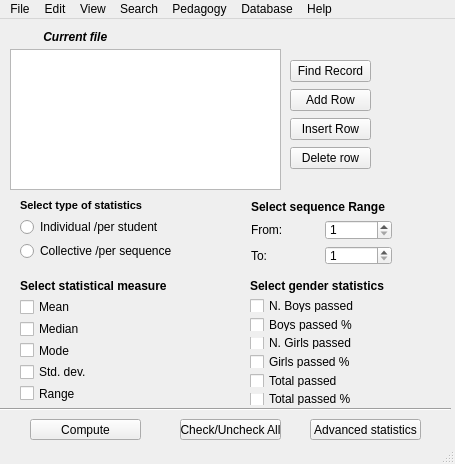
<?xml version="1.0" encoding="UTF-8"?>
<ui version="4.0">
 <class>MainWindow</class>
 <widget class="QMainWindow" name="MainWindow">
  <property name="geometry">
   <rect>
    <x>0</x>
    <y>0</y>
    <width>455</width>
    <height>464</height>
   </rect>
  </property>
  <property name="windowTitle">
   <string>Classroom Insights (Scores statistics)</string>
  </property>
  <property name="windowIcon">
   <iconset resource="../Resources/resources.qrc">
    <normaloff>:/icons/mainIcon.png</normaloff>:/icons/mainIcon.png</iconset>
  </property>
  <widget class="QWidget" name="centralwidget">
   <widget class="QTableWidget" name="tableWidgetMain">
    <property name="geometry">
     <rect>
      <x>10</x>
      <y>30</y>
      <width>271</width>
      <height>141</height>
     </rect>
    </property>
   </widget>
   <widget class="QLabel" name="label_curr_file">
    <property name="geometry">
     <rect>
      <x>10</x>
      <y>10</y>
      <width>271</width>
      <height>16</height>
     </rect>
    </property>
    <property name="font">
     <font>
      <weight>75</weight>
      <italic>true</italic>
      <bold>true</bold>
     </font>
    </property>
    <property name="text">
     <string>          Current file</string>
    </property>
   </widget>
   <widget class="QPushButton" name="pushButtonComp">
    <property name="geometry">
     <rect>
      <x>30</x>
      <y>400</y>
      <width>111</width>
      <height>21</height>
     </rect>
    </property>
    <property name="text">
     <string>Compute</string>
    </property>
    <property name="icon">
     <iconset resource="../Resources/resources.qrc">
      <normaloff>:/icons/calc.png</normaloff>:/icons/calc.png</iconset>
    </property>
   </widget>
   <widget class="QPushButton" name="pushButtonAdvStat">
    <property name="geometry">
     <rect>
      <x>310</x>
      <y>400</y>
      <width>111</width>
      <height>21</height>
     </rect>
    </property>
    <property name="text">
     <string>Advanced statistics</string>
    </property>
   </widget>
   <widget class="Line" name="line_2">
    <property name="geometry">
     <rect>
      <x>0</x>
      <y>380</y>
      <width>451</width>
      <height>21</height>
     </rect>
    </property>
    <property name="orientation">
     <enum>Qt::Horizontal</enum>
    </property>
   </widget>
   <widget class="QLabel" name="label_misc">
    <property name="geometry">
     <rect>
      <x>310</x>
      <y>0</y>
      <width>141</width>
      <height>20</height>
     </rect>
    </property>
    <property name="font">
     <font>
      <italic>true</italic>
     </font>
    </property>
    <property name="text">
     <string/>
    </property>
   </widget>
   <widget class="QWidget" name="layoutWidget">
    <property name="geometry">
     <rect>
      <x>20</x>
      <y>260</y>
      <width>161</width>
      <height>122</height>
     </rect>
    </property>
    <layout class="QGridLayout" name="gridLayout_BL">
     <item row="0" column="0">
      <widget class="QLabel" name="label_Select_meas">
       <property name="font">
        <font>
         <weight>75</weight>
         <bold>true</bold>
        </font>
       </property>
       <property name="text">
        <string>Select statistical measure</string>
       </property>
      </widget>
     </item>
     <item row="2" column="0">
      <layout class="QGridLayout" name="gridLayout">
       <item row="0" column="1">
        <widget class="QLabel" name="label_Mean">
         <property name="text">
          <string/>
         </property>
        </widget>
       </item>
       <item row="1" column="0">
        <widget class="QCheckBox" name="checkBoxMedian">
         <property name="text">
          <string>Median</string>
         </property>
        </widget>
       </item>
       <item row="0" column="0">
        <widget class="QCheckBox" name="checkBoxMean">
         <property name="text">
          <string>Mean</string>
         </property>
        </widget>
       </item>
       <item row="3" column="0">
        <widget class="QCheckBox" name="checkBoxStddev">
         <property name="text">
          <string>Std. dev.</string>
         </property>
        </widget>
       </item>
       <item row="2" column="1">
        <widget class="QLabel" name="label_Mode">
         <property name="text">
          <string/>
         </property>
        </widget>
       </item>
       <item row="3" column="1">
        <widget class="QLabel" name="label_Stdv">
         <property name="text">
          <string/>
         </property>
        </widget>
       </item>
       <item row="1" column="1">
        <widget class="QLabel" name="label_Median">
         <property name="text">
          <string/>
         </property>
        </widget>
       </item>
       <item row="2" column="0">
        <widget class="QCheckBox" name="checkBoxMode">
         <property name="text">
          <string>Mode</string>
         </property>
        </widget>
       </item>
       <item row="4" column="1">
        <widget class="QLabel" name="labelRange">
         <property name="text">
          <string/>
         </property>
        </widget>
       </item>
       <item row="4" column="0">
        <widget class="QCheckBox" name="checkBoxRange">
         <property name="text">
          <string>Range</string>
         </property>
        </widget>
       </item>
      </layout>
     </item>
     <item row="1" column="0">
      <spacer name="verticalSpacer">
       <property name="orientation">
        <enum>Qt::Vertical</enum>
       </property>
       <property name="sizeHint" stdset="0">
        <size>
         <width>20</width>
         <height>40</height>
        </size>
       </property>
      </spacer>
     </item>
    </layout>
   </widget>
   <widget class="QWidget" name="layoutWidget">
    <property name="geometry">
     <rect>
      <x>20</x>
      <y>180</y>
      <width>161</width>
      <height>61</height>
     </rect>
    </property>
    <layout class="QGridLayout" name="gridLayout_TL">
     <item row="0" column="0">
      <widget class="QLabel" name="label_Select_type">
       <property name="font">
        <font>
         <pointsize>8</pointsize>
         <weight>75</weight>
         <bold>true</bold>
        </font>
       </property>
       <property name="text">
        <string>Select type of statistics</string>
       </property>
      </widget>
     </item>
     <item row="2" column="0">
      <layout class="QGridLayout" name="gridLayout_5">
       <item row="1" column="0">
        <widget class="QRadioButton" name="radioButtonColl">
         <property name="toolTip">
          <string>Classroom statistics</string>
         </property>
         <property name="text">
          <string>Collective /per sequence</string>
         </property>
        </widget>
       </item>
       <item row="0" column="0">
        <widget class="QRadioButton" name="radioButtonIndv">
         <property name="toolTip">
          <string>Single student statistics</string>
         </property>
         <property name="text">
          <string>Individual /per student</string>
         </property>
        </widget>
       </item>
      </layout>
     </item>
     <item row="1" column="0">
      <spacer name="verticalSpacer_2">
       <property name="orientation">
        <enum>Qt::Vertical</enum>
       </property>
       <property name="sizeHint" stdset="0">
        <size>
         <width>20</width>
         <height>40</height>
        </size>
       </property>
      </spacer>
     </item>
    </layout>
   </widget>
   <widget class="QWidget" name="layoutWidget">
    <property name="geometry">
     <rect>
      <x>250</x>
      <y>260</y>
      <width>171</width>
      <height>126</height>
     </rect>
    </property>
    <layout class="QGridLayout" name="gridLayout_BR">
     <item row="0" column="0">
      <widget class="QLabel" name="label_Select_Gend">
       <property name="font">
        <font>
         <weight>75</weight>
         <bold>true</bold>
        </font>
       </property>
       <property name="text">
        <string>Select gender statistics</string>
       </property>
      </widget>
     </item>
     <item row="2" column="0">
      <layout class="QGridLayout" name="gridLayout_2">
       <item row="0" column="0">
        <widget class="QCheckBox" name="checkBoxNboys">
         <property name="toolTip">
          <string>Number of boys passed</string>
         </property>
         <property name="whatsThis">
          <string/>
         </property>
         <property name="text">
          <string>N. Boys passed</string>
         </property>
        </widget>
       </item>
       <item row="0" column="1">
        <widget class="QLabel" name="label_Nboys">
         <property name="text">
          <string/>
         </property>
        </widget>
       </item>
       <item row="1" column="0">
        <widget class="QCheckBox" name="checkBoxNboysP">
         <property name="text">
          <string>Boys passed %</string>
         </property>
        </widget>
       </item>
       <item row="1" column="1">
        <widget class="QLabel" name="label_NboysP">
         <property name="text">
          <string/>
         </property>
        </widget>
       </item>
       <item row="2" column="0">
        <widget class="QCheckBox" name="checkBoxNgirls">
         <property name="toolTip">
          <string>Number of girls passed</string>
         </property>
         <property name="text">
          <string>N. Girls passed</string>
         </property>
        </widget>
       </item>
       <item row="2" column="1">
        <widget class="QLabel" name="label_NG">
         <property name="text">
          <string/>
         </property>
        </widget>
       </item>
       <item row="3" column="0">
        <widget class="QCheckBox" name="checkBoxNgirlsP">
         <property name="text">
          <string>Girls passed %</string>
         </property>
        </widget>
       </item>
       <item row="3" column="1">
        <widget class="QLabel" name="label_NGP">
         <property name="text">
          <string/>
         </property>
        </widget>
       </item>
       <item row="4" column="0">
        <widget class="QCheckBox" name="checkBoxTotal">
         <property name="toolTip">
          <string>Total number of students passed</string>
         </property>
         <property name="text">
          <string>Total passed</string>
         </property>
        </widget>
       </item>
       <item row="4" column="1">
        <widget class="QLabel" name="label_T">
         <property name="text">
          <string/>
         </property>
        </widget>
       </item>
       <item row="5" column="0">
        <widget class="QCheckBox" name="checkBoxTotalP">
         <property name="text">
          <string>Total passed %</string>
         </property>
        </widget>
       </item>
       <item row="5" column="1">
        <widget class="QLabel" name="label_TP">
         <property name="text">
          <string/>
         </property>
        </widget>
       </item>
      </layout>
     </item>
     <item row="1" column="0">
      <spacer name="verticalSpacer_3">
       <property name="orientation">
        <enum>Qt::Vertical</enum>
       </property>
       <property name="sizeHint" stdset="0">
        <size>
         <width>20</width>
         <height>40</height>
        </size>
       </property>
      </spacer>
     </item>
    </layout>
   </widget>
   <widget class="QWidget" name="layoutWidget">
    <property name="geometry">
     <rect>
      <x>251</x>
      <y>181</y>
      <width>141</width>
      <height>65</height>
     </rect>
    </property>
    <layout class="QGridLayout" name="gridLayout_TR">
     <item row="0" column="0">
      <widget class="QLabel" name="label_Select_Range">
       <property name="font">
        <font>
         <weight>75</weight>
         <bold>true</bold>
        </font>
       </property>
       <property name="text">
        <string>Select sequence Range</string>
       </property>
      </widget>
     </item>
     <item row="2" column="0">
      <layout class="QGridLayout" name="gridLayout_3">
       <item row="1" column="0">
        <widget class="QLabel" name="labelTo">
         <property name="font">
          <font>
           <pointsize>9</pointsize>
          </font>
         </property>
         <property name="text">
          <string>To:</string>
         </property>
        </widget>
       </item>
       <item row="0" column="0">
        <widget class="QLabel" name="labelFrom">
         <property name="font">
          <font>
           <pointsize>9</pointsize>
          </font>
         </property>
         <property name="text">
          <string>From:</string>
         </property>
        </widget>
       </item>
       <item row="1" column="1">
        <widget class="QSpinBox" name="spinBoxTo">
         <property name="minimum">
          <number>1</number>
         </property>
         <property name="value">
          <number>1</number>
         </property>
        </widget>
       </item>
       <item row="0" column="1">
        <widget class="QSpinBox" name="spinBoxFrom">
         <property name="wrapping">
          <bool>false</bool>
         </property>
         <property name="minimum">
          <number>1</number>
         </property>
         <property name="value">
          <number>1</number>
         </property>
        </widget>
       </item>
      </layout>
     </item>
     <item row="1" column="0">
      <spacer name="verticalSpacer_4">
       <property name="orientation">
        <enum>Qt::Vertical</enum>
       </property>
       <property name="sizeHint" stdset="0">
        <size>
         <width>20</width>
         <height>40</height>
        </size>
       </property>
      </spacer>
     </item>
    </layout>
   </widget>
   <widget class="QPushButton" name="pushButtoncheck_uncheck">
    <property name="geometry">
     <rect>
      <x>180</x>
      <y>400</y>
      <width>101</width>
      <height>21</height>
     </rect>
    </property>
    <property name="text">
     <string>Check/Uncheck All</string>
    </property>
   </widget>
   <widget class="QWidget" name="layoutWidget">
    <property name="geometry">
     <rect>
      <x>290</x>
      <y>40</y>
      <width>81</width>
      <height>111</height>
     </rect>
    </property>
    <layout class="QVBoxLayout" name="verticalLayout">
     <item>
      <widget class="QPushButton" name="pushButtonFind_Rec">
       <property name="text">
        <string>Find Record</string>
       </property>
       <property name="icon">
        <iconset resource="../Resources/resources.qrc">
         <normaloff>:/icons/search.png</normaloff>:/icons/search.png</iconset>
       </property>
      </widget>
     </item>
     <item>
      <widget class="QPushButton" name="pushButton_Add_Rec">
       <property name="text">
        <string>Add Row</string>
       </property>
       <property name="icon">
        <iconset resource="../Resources/resources.qrc">
         <normaloff>:/icons/DbaseAdd.png</normaloff>:/icons/DbaseAdd.png</iconset>
       </property>
      </widget>
     </item>
     <item>
      <widget class="QPushButton" name="pushButtonInsert">
       <property name="text">
        <string>Insert Row</string>
       </property>
       <property name="icon">
        <iconset resource="../Resources/resources.qrc">
         <normaloff>:/icons/Insertrow.png</normaloff>:/icons/Insertrow.png</iconset>
       </property>
      </widget>
     </item>
     <item>
      <widget class="QPushButton" name="pushButtonDel">
       <property name="text">
        <string>Delete row</string>
       </property>
       <property name="icon">
        <iconset resource="../Resources/resources.qrc">
         <normaloff>:/icons/Deleterow.png</normaloff>:/icons/Deleterow.png</iconset>
       </property>
      </widget>
     </item>
    </layout>
   </widget>
  </widget>
  <widget class="QMenuBar" name="menubar">
   <property name="geometry">
    <rect>
     <x>0</x>
     <y>0</y>
     <width>455</width>
     <height>18</height>
    </rect>
   </property>
   <widget class="QMenu" name="menuFile">
    <property name="title">
     <string>File</string>
    </property>
    <addaction name="actionopen"/>
    <addaction name="actionSave"/>
    <addaction name="actionSaveAs"/>
    <addaction name="separator"/>
    <addaction name="actionRec1"/>
    <addaction name="actionRec2"/>
    <addaction name="actionRec3"/>
    <addaction name="separator"/>
    <addaction name="actionClose_Application"/>
   </widget>
   <widget class="QMenu" name="menuEdit">
    <property name="title">
     <string>Edit</string>
    </property>
    <addaction name="actionCopy"/>
    <addaction name="actionPaste"/>
    <addaction name="actionCut"/>
    <addaction name="actionDelete"/>
    <addaction name="separator"/>
    <addaction name="actionAdd_record"/>
    <addaction name="actionInsert_Row"/>
    <addaction name="actionDelete_Row"/>
   </widget>
   <widget class="QMenu" name="menuView">
    <property name="title">
     <string>View</string>
    </property>
    <widget class="QMenu" name="menuView_Scores_As">
     <property name="title">
      <string>View row As...</string>
     </property>
     <addaction name="actionBar_chart"/>
     <addaction name="actionGraph"/>
    </widget>
    <widget class="QMenu" name="menuView_Sequence_As">
     <property name="title">
      <string>View Sequence As...</string>
     </property>
     <addaction name="actionHistogram"/>
    </widget>
    <addaction name="menuView_Scores_As"/>
    <addaction name="menuView_Sequence_As"/>
    <addaction name="actionView_all_sequences"/>
   </widget>
   <widget class="QMenu" name="menuSearch">
    <property name="title">
     <string>Search</string>
    </property>
    <addaction name="actionFind_record"/>
   </widget>
   <widget class="QMenu" name="menuHelp">
    <property name="title">
     <string>Help</string>
    </property>
    <addaction name="actionAbout"/>
    <addaction name="actionGloss"/>
   </widget>
   <widget class="QMenu" name="menuPedagogy">
    <property name="title">
     <string>Pedagogy</string>
    </property>
    <addaction name="actionStatistics"/>
   </widget>
   <widget class="QMenu" name="menuDatabase">
    <property name="title">
     <string>Database</string>
    </property>
    <addaction name="actionManage_Edit_Databases"/>
   </widget>
   <addaction name="menuFile"/>
   <addaction name="menuEdit"/>
   <addaction name="menuView"/>
   <addaction name="menuSearch"/>
   <addaction name="menuPedagogy"/>
   <addaction name="menuDatabase"/>
   <addaction name="menuHelp"/>
  </widget>
  <widget class="QStatusBar" name="statusbar"/>
  <action name="actionopen">
   <property name="icon">
    <iconset resource="../Resources/resources.qrc">
     <normaloff>:/icons/document.png</normaloff>:/icons/document.png</iconset>
   </property>
   <property name="text">
    <string>Open</string>
   </property>
   <property name="shortcut">
    <string>Ctrl+O</string>
   </property>
  </action>
  <action name="actionClose">
   <property name="text">
    <string>Close file</string>
   </property>
   <property name="shortcut">
    <string>Ctrl+W</string>
   </property>
  </action>
  <action name="actionSave">
   <property name="icon">
    <iconset resource="../Resources/resources.qrc">
     <normaloff>:/icons/safe.png</normaloff>:/icons/safe.png</iconset>
   </property>
   <property name="text">
    <string>Save</string>
   </property>
   <property name="shortcut">
    <string>Ctrl+S</string>
   </property>
  </action>
  <action name="actionSaveAs">
   <property name="text">
    <string>Save As...</string>
   </property>
   <property name="shortcut">
    <string>Ctrl+Shift+S</string>
   </property>
  </action>
  <action name="actionRec1">
   <property name="text">
    <string>Rec1</string>
   </property>
  </action>
  <action name="actionRec2">
   <property name="text">
    <string>Rec2</string>
   </property>
  </action>
  <action name="actionRec3">
   <property name="text">
    <string>Rec3</string>
   </property>
  </action>
  <action name="actionClose_Application">
   <property name="text">
    <string>Close Application</string>
   </property>
   <property name="shortcut">
    <string>Ctrl+Q</string>
   </property>
  </action>
  <action name="actionCopy">
   <property name="text">
    <string>Copy</string>
   </property>
  </action>
  <action name="actionPaste">
   <property name="text">
    <string>Paste</string>
   </property>
  </action>
  <action name="actionCut">
   <property name="text">
    <string>Cut</string>
   </property>
  </action>
  <action name="actionDelete">
   <property name="text">
    <string>Delete</string>
   </property>
  </action>
  <action name="actionTab_view">
   <property name="text">
    <string>Tab view</string>
   </property>
  </action>
  <action name="actionTile_view">
   <property name="text">
    <string>Tile view</string>
   </property>
  </action>
  <action name="actionCascade">
   <property name="text">
    <string>Cascade</string>
   </property>
  </action>
  <action name="actionBar_chart">
   <property name="text">
    <string>Bar chart</string>
   </property>
   <property name="shortcut">
    <string>Ctrl+Shift+B</string>
   </property>
  </action>
  <action name="actionGraph">
   <property name="text">
    <string>Graph</string>
   </property>
   <property name="shortcut">
    <string>Ctrl+Shift+L</string>
   </property>
  </action>
  <action name="actionModify_record">
   <property name="text">
    <string>Modify record</string>
   </property>
  </action>
  <action name="actionAdd_record">
   <property name="text">
    <string>Add Row</string>
   </property>
  </action>
  <action name="actionFind_record">
   <property name="text">
    <string>Find record</string>
   </property>
  </action>
  <action name="actionFind_scores">
   <property name="text">
    <string>Find scores</string>
   </property>
  </action>
  <action name="actionAbout">
   <property name="icon">
    <iconset resource="../Resources/resources.qrc">
     <normaloff>:/icons/question.png</normaloff>:/icons/question.png</iconset>
   </property>
   <property name="text">
    <string>About</string>
   </property>
  </action>
  <action name="actionVersion">
   <property name="text">
    <string>Version</string>
   </property>
  </action>
  <action name="actionWebsite">
   <property name="text">
    <string>Website</string>
   </property>
  </action>
  <action name="actionGloss">
   <property name="icon">
    <iconset resource="../Resources/resources.qrc">
     <normaloff>:/icons/book.png</normaloff>:/icons/book.png</iconset>
   </property>
   <property name="text">
    <string>Documentation</string>
   </property>
  </action>
  <action name="actionInsert_Row">
   <property name="text">
    <string>Insert Row</string>
   </property>
  </action>
  <action name="actionDelete_Row">
   <property name="text">
    <string>Delete Row</string>
   </property>
  </action>
  <action name="actionStatistics">
   <property name="text">
    <string>Statistics</string>
   </property>
  </action>
  <action name="actionManage_Edit_Databases">
   <property name="icon">
    <iconset resource="../Resources/resources.qrc">
     <normaloff>:/icons/Databases.png</normaloff>:/icons/Databases.png</iconset>
   </property>
   <property name="text">
    <string>Manage/Edit Databases</string>
   </property>
  </action>
  <action name="actionHistogram">
   <property name="text">
    <string>Histogram</string>
   </property>
  </action>
  <action name="actionView_all_sequences">
   <property name="text">
    <string>View all sequences</string>
   </property>
  </action>
 </widget>
 <resources>
  <include location="../Resources/resources.qrc"/>
 </resources>
 <connections/>
</ui>
